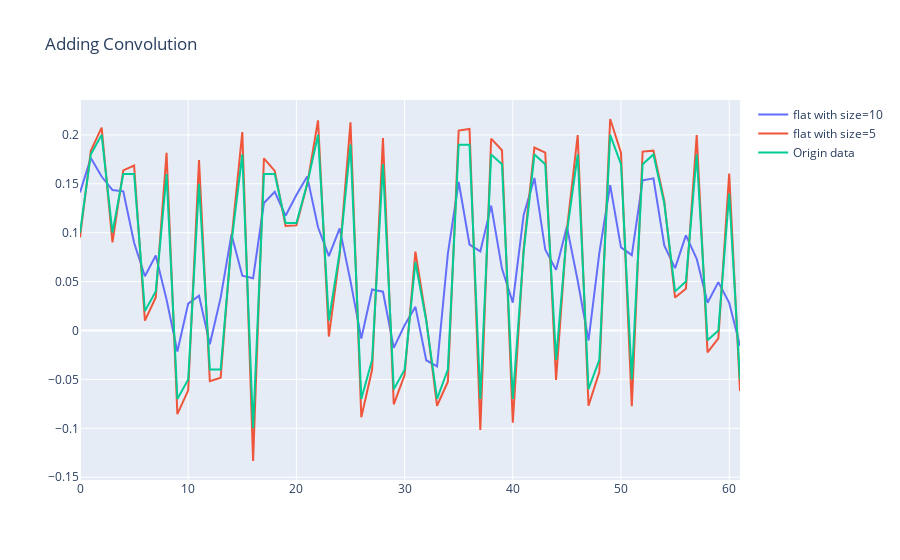

The notebook cell saved with this chart:
### Markdown cell above
# Convolve
##### Convolve time series with a kernel window.

### Code cell
Y_aug, X_aug = tsaug.Convolve(window="flat", size=10).augment(Y, X)
Y_aug2, X_aug2 = tsaug.Convolve(window="flat", size=5).augment(Y, X)
draw_plot_px2('Adding Convolution', X_aug, Y_aug, 'flat with size=10', X_aug2, Y_aug2, 'flat with size=5')
